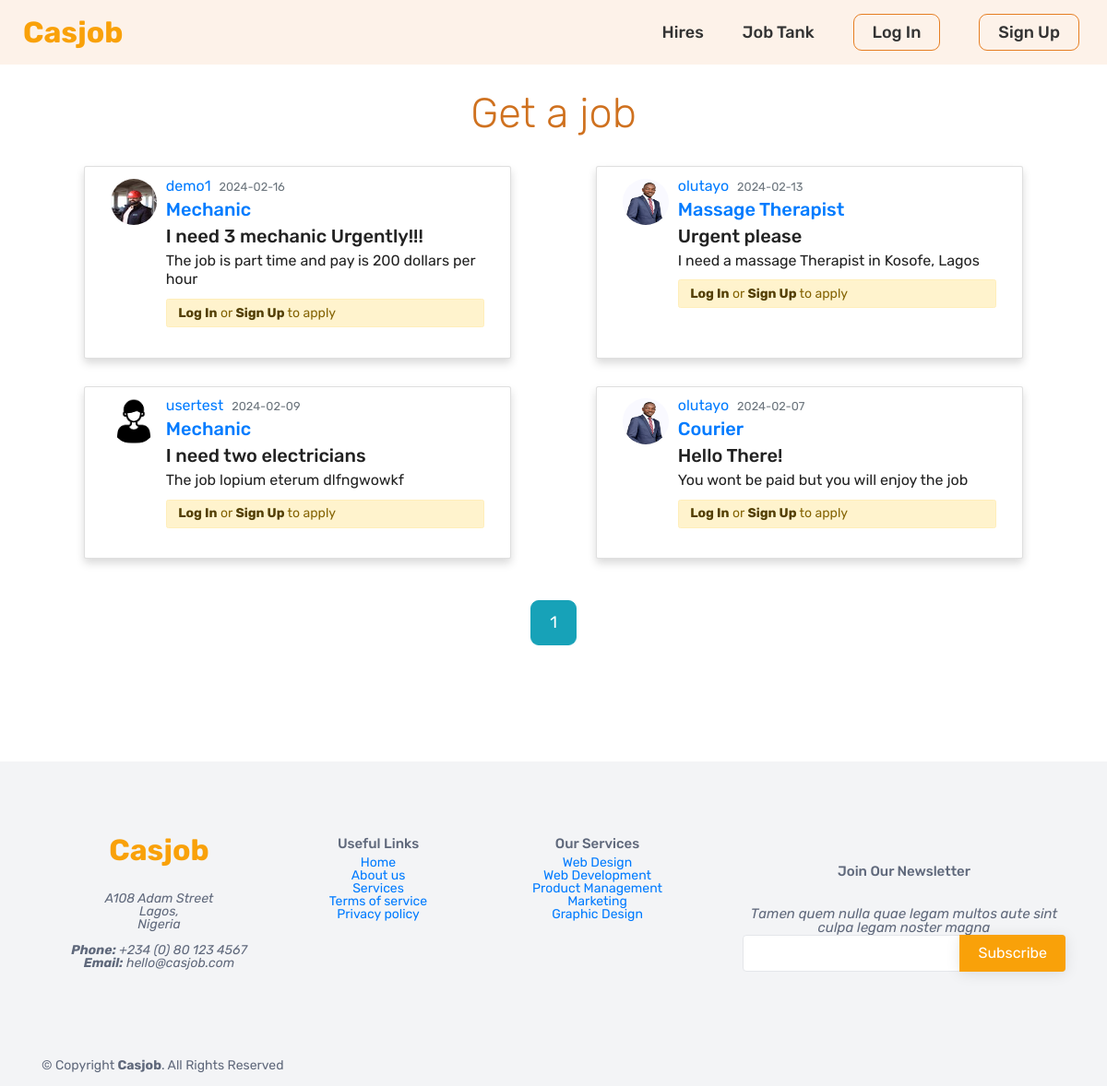
Page /jobs on the committed database.
### casjob/models.py (models this page shows, shortened)
class Post(db.Model):
    id = db.Column(db.Integer, primary_key=True)
    title = db.Column(db.String(100), nullable=False)
    date_posted = db.Column(db.DateTime, nullable=False, default=datetime.utcnow)
    skill_type = db.Column(db.String(50), nullable=False)
    job_description = db.Column(db.Text, nullable=False)
    user_id = db.Column(db.Integer, db.ForeignKey('user.id'))

class User(db.Model, UserMixin):
    id = db.Column(db.Integer, primary_key=True)
    firstname = db.Column(db.String(20), unique=False, nullable=True)
    lastname = db.Column(db.String(20), unique=False, nullable=True)
    username = db.Column(db.String(20), unique=True, nullable=False)
    phone_number = db.Column(db.String(20), unique=True, nullable=True)
    email = db.Column(db.String(120), unique=True, nullable=False)
    skill_type = db.Column(db.String(50), nullable=True)
    bio = db.Column(db.String(300), nullable=True)
    image_file = db.Column(db.String(20), nullable=False, default='default.jpg')
    password = db.Column(db.String(60), nullable=False)
    years_of_experience = db.Column(db.Integer)
    posts = db.relationship('Post', backref='author', lazy=True)
    applications = db.relationship('JobApplication', backref='applicant', lazy=True)

### casjob/routes.py (the view)
@app.route('/jobs')
def job_tank():
    page = request.args.get('page', 1, type=int)
    posts = Post.query.order_by(Post.date_posted.desc()).paginate(page=page, per_page=5)
    user_ids = [post.user_id for post in posts.items]
    users = User.query.filter(User.id.in_(user_ids)).all()
    user_phone_numbers = {user.id: user.phone_number for user in users}
    return render_template('job_tank.html', posts=posts, user_phone_numbers=user_phone_numbers)

### casjob/Templates/job_tank.html
{% extends "base.html" %} {% block content %}
<section class="job-tank">
  <div class="container">
    <h2 class="job-tank-heading display-3 mb-4 text-center">Get a job</h2>
    <div class="d-flex flex-wrap">
      {% for post in posts.items %}
      <article class="shadow card my-4 mx-auto col-md-5">
        <div class="card-body">
          <div class="media mb-3">
            <img
              src="{{ url_for('static', filename='profile_pics/' + post.author.image_file)}}"
              class="rounded-circle"
              width="50"
              height="50"
              alt="{{ post.author.username }}"
            />
            <div class="media-body ml-3">
              <div class="article-metadata mb-2">
                <a
                  class="mr-2"
                  href="{{ url_for('user_job_posts', username=post.author.username) }}"
                  >{{ post.author.username }}</a
                >
                <small class="text-muted"
                  >{{ post.date_posted.strftime('%Y-%m-%d') }}</small
                >
              </div>
              <h2>
                <a
                  class="article-title"
                  href="{{ url_for('post', post_id=post.id)}}"
                  >{{ post.skill_type }}</a
                >
              </h2>
              <h4>
                <span class="article-title" href="">{{ post.title }}</span>
              </h4>
              <p class="article-content">{{ post.job_description }}</p>
              {% if current_user.is_authenticated %} {% if post.author !=
              current_user %}
              <div class="form-group text-right">
                <a
                  href="https://wa.me/{{ user_phone_numbers[post.author.id] }}"
                  class="btn btn-outline-info custom-submit-btn"
                  target="_blank"
                  >Apply</a
                >
              </div>
              {% endif %} {% else %}
              <div class="alert alert-warning login-to-hire" role="alert">
                <a href="{{ url_for('login') }}" class="alert-link">Log In</a>
                or
                <a href="{{ url_for('register') }}" class="alert-link"
                  >Sign Up</a
                >
                to apply
              </div>
              {% endif %}
            </div>
          </div>
        </div>
      </article>
      {% endfor %}
    </div>
    <div class="pages-box row justify-content-center align-items-center my-5">
      {% for page_num in posts.iter_pages(left_edge=1, right_edge=1,
      left_current=1, right_current=2) %} {% if page_num %} {% if posts.page ==
      page_num %}
      <a
        class="btn btn-info pages-link"
        href="{{ url_for('job_tank', page=page_num) }}"
        >{{ page_num }}</a
      >
      {% else %}
      <a
        class="btn btn-outline-info pages-link"
        href="{{ url_for('job_tank', page=page_num) }}"
        >{{ page_num }}</a
      >
      {% endif %} {% else %} ... {% endif %} {% endfor %}
    </div>
  </div>
</section>
{% endblock content %}

### casjob/static/styles.css (style rules this page uses)
* { margin: 0; padding: 0; box-sizing: border-box; }
html { font-size: 62.5%; }
body { font-family: "Rubik", sans-serif; line-height: 1; font-weight: 400; color: #555; }
.btn { font-size: 1.8rem; border-radius: 9px; }
.login-to-hire { font-size: 1.4rem; }
.pages-box { gap: 2rem; }
.pages-link { padding: 1rem 2rem; }
.job-tank { padding: 3.2rem 0; color: #222; }
.job-tank-heading { color: #cf711f; }
.article-metadata { font-size: 1.6rem; }
.article-title { font-size: 2rem; }
.article-content { font-size: 1.6rem; line-height: 1.3; }

### rows in the picture
Post: image_file (picture), author.username "demo1", date_posted "2024-02-16", skill_type "Mechanic", title "I need 3 mechanic Urgently!!!", job_description "The job is part time and pay is 200 dollars per hour"
Post: image_file (picture), author.username "olutayo", date_posted "2024-02-13", skill_type "Massage Therapist", title "Urgent please", job_description "I need a massage Therapist in Kosofe, Lagos"
Post: image_file (picture), author.username "usertest", date_posted "2024-02-09", skill_type "Mechanic", title "I need two electricians", job_description "The job lopium eterum dlfngwowkf"
Post: image_file (picture), author.username "olutayo", date_posted "2024-02-07", skill_type "Courier", title "Hello There!", job_description "You wont be paid but you will enjoy the job"

### other values in the picture
{{ page_num }} "1"
